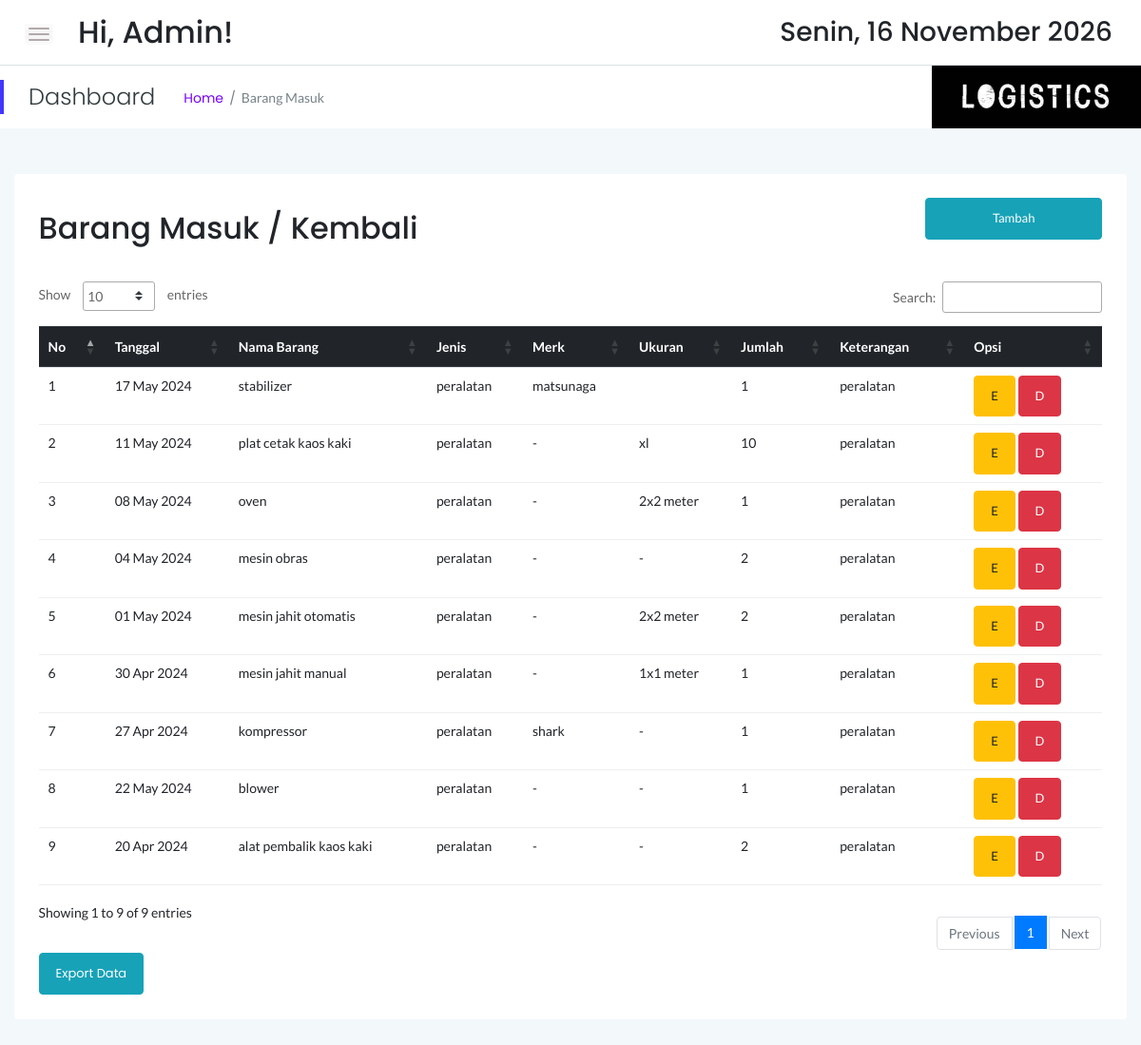
/stock/masuk.php (signed in), run on the app's committed database.
### tables this page shows
CREATE TABLE `sbrg_masuk` (
  `id` int(11) NOT NULL,
  `idx` int(11) NOT NULL,
  `tgl` date NOT NULL,
  `jumlah` int(11) NOT NULL,
  `keterangan` text NOT NULL
);

CREATE TABLE `sstock_brg` (
  `idx` int(11) NOT NULL,
  `nama` varchar(55) NOT NULL,
  `jenis` varchar(30) NOT NULL,
  `merk` varchar(40) NOT NULL,
  `ukuran` varchar(20) NOT NULL,
  `stock` int(12) NOT NULL,
  `satuan` varchar(10) NOT NULL,
  `harga` varchar(20) NOT NULL,
  `lokasi` varchar(55) NOT NULL,
  `gambar` blob NOT NULL
);

### stock/masuk.php (the view, shortened to what this page needs)
<!doctype html>
<html class="no-js" lang="en">
<?php
    include '../dbconnect.php';
	?>
<head>
    <link rel="stylesheet" href="assets/css/bootstrap.min.css">
    <link rel="stylesheet" href="assets/css/font-awesome.min.css">
    <link rel="stylesheet" href="assets/css/themify-icons.css">
    <link rel="stylesheet" href="assets/css/metisMenu.css">
    <link rel="stylesheet" href="assets/css/owl.carousel.min.css">
    <link rel="stylesheet" href="assets/css/slicknav.min.css">
    <link rel="stylesheet" href="https://www.amcharts.com/lib/3/plugins/export/export.css" type="text/css" media="all" />
	<link rel="stylesheet" type="text/css" href="https://cdn.datatables.net/1.10.19/css/jquery.dataTables.min.css">
    <link rel="stylesheet" type="text/css" href="https://cdn.datatables.net/1.10.19/css/jquery.dataTables.css">
    <link rel="stylesheet" type="text/css" href="https://cdn.datatables.net/1.10.18/css/dataTables.bootstrap4.min.css">
    <link rel="stylesheet" type="text/css" href="https://cdn.datatables.net/responsive/2.2.3/css/responsive.bootstrap.min.css">
    <link rel="stylesheet" type="text/css" href="https://cdn.datatables.net/responsive/2.2.3/css/responsive.jqueryui.min.css">
	<link rel="stylesheet" type="text/css" href="https://cdn.datatables.net/buttons/1.5.2/css/buttons.dataTables.min.css">
    <link rel="stylesheet" href="assets/css/typography.css">
    <link rel="stylesheet" href="assets/css/default-css.css">
    <link rel="stylesheet" href="assets/css/styles.css">
    <link rel="stylesheet" href="assets/css/responsive.css">
</head>
<body>
    <div class="page-container">
        <div class="main-content">
            <div class="header-area">
                <div class="row align-items-center">
                    <div class="col-md-6 col-sm-8 clearfix">
                        <div class="nav-btn pull-left">
                            <span></span>
                            <span></span>
                            <span></span>
                        </div>
                        <div class="search-box pull-left">
                            <form action="#">
                                <h2>Hi, <?=$_SESSION['user'];?>!</h2>
                            </form>
                        </div>
                    </div>
                    <div class="col-md-6 col-sm-4 clearfix">
                        <ul class="notification-area pull-right">
                            <li><h3><div class="date">
						</b></div></h3>
						</li>
                        </ul>
                    </div>
                </div>
            </div>
            <div class="page-title-area">
                <div class="row align-items-center">
                    <div class="col-sm-6">
                        <div class="breadcrumbs-area clearfix">
                            <h4 class="page-title pull-left">Dashboard</h4>
                            <ul class="breadcrumbs pull-left">
                                <li><a href="index.php">Home</a></li>
                                <li><span>Barang Masuk</span></li>
                            </ul>
                        </div>
                    </div>
                    <div class="col-sm-6 clearfix">
                        <div class="user-profile pull-right" style="color:black; padding:0px;">
                            <img src="log.jpg" width="220px" class="user-name dropdown-toggle" data-toggle="dropdown"\>
                        </div>
                    </div>
                </div>
            </div>
            <div class="main-content-inner">
                <div class="row mt-5 mb-5">
                    <div class="col-12">
                        <div class="card">
                            <div class="card-body">
                                <div class="d-sm-flex justify-content-between align-items-center">
									<h2>Barang Masuk / Kembali</h2>
									<button style="margin-bottom:20px" data-toggle="modal" data-target="#myModal" class="btn btn-info col-md-2"><span class="glyphicon glyphicon-plus"></span>Tambah</button>
                                </div>
                                <div class="market-status-table mt-4">
                                    <div class="table-responsive">
										 <table id="dataTable3" class="table table-hover"><thead class="thead-dark">
											<tr>
												<th>No</th>
												<th>Tanggal</th>
												<th>Nama Barang</th>
												<th>Jenis</th>
												<th>Merk</th>
												<th>Ukuran</th>
												<th>Jumlah</th>
												<th>Keterangan</th>
												<th>Opsi</th>
											</tr></thead><tbody>
											<?php
											$brg=mysqli_query($conn,"SELECT * from sbrg_masuk sb, sstock_brg st where st.idx=sb.idx order by sb.id DESC");
											$no=1;
											while($b=mysqli_fetch_array($brg)){
                                                $id = $b['id'];
												?>
												<tr>
													<td><?php echo $no++ ?></td>
													<td><?php $tanggals=$b['tgl']; echo date("d M Y", strtotime($tanggals)) ?></td>
													<td><?php echo $b['nama'] ?></td>
													<td><?php echo $b['jenis'] ?></td>
													<td><?php echo $b['merk'] ?></td>
													<td><?php echo $b['ukuran'] ?></td>
													<td><?php echo $b['jumlah'] ?></td>
													<td><?php echo $b['keterangan'] ?></td>
                                                    <td><button data-toggle="modal" data-target="#edit<?=$id;?>" class="btn btn-warning">E</button> <button data-toggle="modal" data-target="#del<?=$id;?>" class="btn btn-danger">D</button></td>
												</tr>
												<?php
											}
											?>
										</tbody>
										</table>
                                    </div>
									<a href="exportbrgmsk.php" target="_blank" class="btn btn-info">Export Data</a>
                                </div>
                            </div>
                        </div>
                    </div>
                </div>
            </div>
        </div>
    </div>
</body>
</html>

### stock/assets/css/typography.css (style rules this page uses)
body { font-size: 14px; font-family: 'Lato', sans-serif; }
h1, h2, h3, h4, h5, h6 { margin: 0; font-family: 'Poppins', sans-serif; }
a, a:visited { text-decoration: none; transition: all 0.3s ease-in-out; -webkit-transition: all 0.3s ease-in-out; -moz-transition: all 0.3s ease-in-out; -o-transition: all 0.3s ease-in-out; outline: 0; font-family: 'Poppins', sans-serif; }
ul, ol { margin-bottom: 0px; margin-top: 0px; padding: 0; }
ul { margin: 0; list-style-type: none; }
button { cursor: pointer; outline: none!important; letter-spacing: 0; }

### stock/assets/css/default-css.css (style rules this page uses)
* { margin: 0; padding: 0; box-sizing: border-box; }
*, *:before, *:after { -moz-box-sizing: border-box; -webkit-box-sizing: border-box; box-sizing: border-box; }
html { -webkit-font-smoothing: antialiased; }
body { background: #fff; font-weight: normal; -webkit-font-smoothing: antialiased; -webkit-text-size-adjust: 100%; }
img { max-width: 100%; height: auto; }
:root { --primary-color: #4336FB; }

### stock/assets/css/styles.css (style rules this page uses)
.page-container { width: 100%; height: 100%; min-height: 100vh; padding-left: 280px; -webkit-transition: padding-left 0.3s ease 0s; transition: padding-left 0.3s ease 0s; }
.card { border: none; border-radius: 4px; background-color: #fff; -webkit-transition: all 0.3s ease 0s; transition: all 0.3s ease 0s; }
.card-body { padding: 25.6px; padding: 1.6rem; }
.main-content { width: 100%; background: #F3F8FB; }
.main-content-inner { padding: 0 30px 50px; }
.header-area { padding: 15px 30px; background: #fff; border-bottom: 1px solid #d8e3e7; }
.nav-btn { margin-right: 30px; margin-top: 10px; cursor: pointer; }
.nav-btn span { display: block; width: 22px; height: 2px; background: #b3aaaa; margin: 4px 0; border-radius: 15px; -webkit-transition: all 0.3s ease 0s; transition: all 0.3s ease 0s; box-shadow: 0 0 0 4px rgba(99, 96, 96, 0.03); }
.search-box form { position: relative; }
.notification-area { -webkit-user-select: none; -moz-user-select: none; -ms-user-select: none; user-select: none; position: relative; z-index: 1; }
.notification-area li { display: inline-block; margin-left: 20px; cursor: pointer; -webkit-user-select: none; -moz-user-select: none; -ms-user-select: none; user-select: none; }
.page-title-area { padding: 0 30px; background: #fff; position: relative; }
.page-title-area:before { content: ''; position: absolute; left: 0; top: 50%; width: 4px; height: 36px; background: var(--primary-color); -webkit-transform: translateY(-50%); transform: translateY(-50%); }
.page-title { font-size: 24px; font-weight: 300; color: #313b3d; letter-spacing: 0; margin-right: 30px; }
ul.breadcrumbs { margin-top: 4px; }
.breadcrumbs li { display: inline-block; }
.breadcrumbs li a, .breadcrumbs li span { display: block; font-size: 14px; font-weight: 400; color: #7801ff; letter-spacing: 0; margin-right: 16px; position: relative; }
.breadcrumbs li a:before { content: '/'; color: #768387; position: absolute; right: -13px; top: 0; }
.breadcrumbs li span { margin-right: 0; color: #768387; text-transform: capitalize; }
.user-profile { margin-right: -30px; display: -webkit-box; display: -ms-flexbox; display: flex; -webkit-box-align: center; -ms-flex-align: center; align-items: center; -ms-flex-wrap: wrap; flex-wrap: wrap; background: -webkit-linear-gradient(left, #8914fe 0%, #8063f5 100%); background: linear-gradient(to right, #8914fe 0%, #8063f5 100%); padding: 17px 38px; position: relative; }
.user-name { font-size: 17px; font-weight: 500; color: #fff; letter-spacing: 0; cursor: pointer; -webkit-user-select: none; -moz-user-select: none; -ms-user-select: none; user-select: none; }
.notification-area .dropdown-toggle, .user-name.dropdown-toggle { position: relative; }
.notification-area .dropdown-toggle:after, .user-name.dropdown-toggle:after { display: none; }
.market-status-table { overflow: hidden; }
.btn { padding: 11px 17px; font-size: 13px; letter-spacing: 0; }
table tr th { border-bottom: none; }
table tr th, table tr td { border-top: 1px solid rgba(120, 130, 140, 0.13) !important; }
table.dataTable.no-footer { border-bottom: 1px solid rgba(120, 130, 140, 0.13) !important; }
table.dataTable thead th, table.dataTable thead td { border-bottom-color: transparent; }

### stock/assets/css/responsive.css (style rules this page uses)
@media (min-width: 1200px) and (max-width: 1364px) { .main-content-inner { padding: 0 15px 50px; } }
@media (min-width: 1200px) and (max-width: 1364px) { .page-container, .sbar_collapsed.page-container { padding-left: 0; } }

### data on the page
sbrg_masuk: tgl "17 May 2024", sstock_brg.nama "stabilizer", sstock_brg.jenis "peralatan", sstock_brg.merk "matsunaga", jumlah "1", keterangan "peralatan"
sbrg_masuk: tgl "11 May 2024", sstock_brg.nama "plat cetak kaos kaki", sstock_brg.jenis "peralatan", sstock_brg.merk "-", sstock_brg.ukuran "xl", jumlah "10", keterangan "peralatan"
sbrg_masuk: tgl "08 May 2024", sstock_brg.nama "oven", sstock_brg.jenis "peralatan", sstock_brg.merk "-", sstock_brg.ukuran "2x2 meter", jumlah "1", keterangan "peralatan"
sbrg_masuk: tgl "04 May 2024", sstock_brg.nama "mesin obras", sstock_brg.jenis "peralatan", sstock_brg.merk "-", sstock_brg.ukuran "-", jumlah "2", keterangan "peralatan"
sbrg_masuk: tgl "01 May 2024", sstock_brg.nama "mesin jahit otomatis", sstock_brg.jenis "peralatan", sstock_brg.merk "-", sstock_brg.ukuran "2x2 meter", jumlah "2", keterangan "peralatan"
sbrg_masuk: tgl "30 Apr 2024", sstock_brg.nama "mesin jahit manual", sstock_brg.jenis "peralatan", sstock_brg.merk "-", sstock_brg.ukuran "1x1 meter", jumlah "1", keterangan "peralatan"
sbrg_masuk: tgl "27 Apr 2024", sstock_brg.nama "kompressor", sstock_brg.jenis "peralatan", sstock_brg.merk "shark", sstock_brg.ukuran "-", jumlah "1", keterangan "peralatan"
sbrg_masuk: tgl "22 May 2024", sstock_brg.nama "blower", sstock_brg.jenis "peralatan", sstock_brg.merk "-", sstock_brg.ukuran "-", jumlah "1", keterangan "peralatan"
sbrg_masuk: tgl "20 Apr 2024", sstock_brg.nama "alat pembalik kaos kaki", sstock_brg.jenis "peralatan", sstock_brg.merk "-", sstock_brg.ukuran "-", jumlah "2", keterangan "peralatan"

### other printed values
$_SESSION['user'] "Admin"
